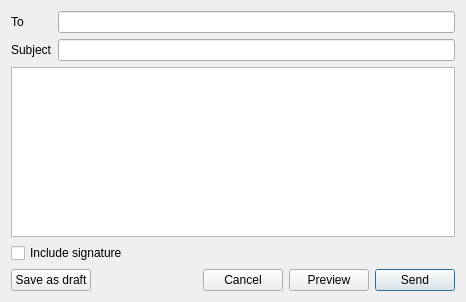
<?xml version="1.0" encoding="UTF-8"?>
<ui version="4.0">
 <class>NoteFrame</class>
 <widget class="QFrame" name="NoteFrame">
  <property name="geometry">
   <rect>
    <x>0</x>
    <y>0</y>
    <width>466</width>
    <height>302</height>
   </rect>
  </property>
  <layout class="QVBoxLayout" name="verticalLayout">
   <item>
    <layout class="QFormLayout" name="formLayout">
     <item row="0" column="0">
      <widget class="QLabel" name="toLabel">
       <property name="text">
        <string>To</string>
       </property>
       <property name="buddy">
        <cstring>toEdit</cstring>
       </property>
      </widget>
     </item>
     <item row="0" column="1">
      <widget class="QLineEdit" name="toEdit"/>
     </item>
     <item row="1" column="0">
      <widget class="QLabel" name="subjectLabel">
       <property name="text">
        <string>Subject</string>
       </property>
       <property name="buddy">
        <cstring>subjectEdit</cstring>
       </property>
      </widget>
     </item>
     <item row="1" column="1">
      <widget class="QLineEdit" name="subjectEdit"/>
     </item>
    </layout>
   </item>
   <item>
    <widget class="QPlainTextEdit" name="bodyTextEdit"/>
   </item>
   <item>
    <widget class="QCheckBox" name="signatureBox">
     <property name="text">
      <string>Include signature</string>
     </property>
    </widget>
   </item>
   <item>
    <layout class="QHBoxLayout" name="horizontalLayout">
     <item>
      <widget class="QPushButton" name="draftButton">
       <property name="text">
        <string>Save as draft</string>
       </property>
      </widget>
     </item>
     <item>
      <spacer name="horizontalSpacer">
       <property name="orientation">
        <enum>Qt::Horizontal</enum>
       </property>
       <property name="sizeHint" stdset="0">
        <size>
         <width>40</width>
         <height>20</height>
        </size>
       </property>
      </spacer>
     </item>
     <item>
      <widget class="QPushButton" name="cancelButton">
       <property name="text">
        <string>Cancel</string>
       </property>
      </widget>
     </item>
     <item>
      <widget class="QPushButton" name="previewButton">
       <property name="text">
        <string>Preview</string>
       </property>
      </widget>
     </item>
     <item>
      <widget class="QPushButton" name="sendButton">
       <property name="text">
        <string>Send</string>
       </property>
       <property name="default">
        <bool>true</bool>
       </property>
      </widget>
     </item>
    </layout>
   </item>
  </layout>
 </widget>
 <tabstops>
  <tabstop>toEdit</tabstop>
  <tabstop>subjectEdit</tabstop>
  <tabstop>bodyTextEdit</tabstop>
  <tabstop>signatureBox</tabstop>
  <tabstop>draftButton</tabstop>
  <tabstop>cancelButton</tabstop>
  <tabstop>previewButton</tabstop>
  <tabstop>sendButton</tabstop>
 </tabstops>
 <resources/>
 <connections/>
</ui>
